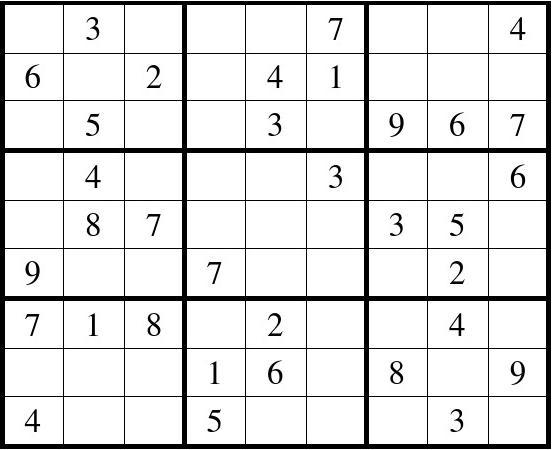
#> input picture Stage10/img.jpg, 552 x 450 px
$ jupyter execute '特征点检测与匹配.ipynb'
#> lines starting #> are read from the running program, lines starting #| are printed output that depends on the picture; after the words box and inside, x2 and y2 are one past the last pixel; in counts of white or black regions, pixels touching at a corner belong together
### Harris角点检测

[cell 1]
import cv2
import numpy as np

img = cv2.imread('./img.jpg')
#> img is the input picture: shape (450, 552, 3); min 0, max 255, mean 225.8

# 变成灰度图片
gray = cv2.cvtColor(img, cv2.COLOR_RGB2GRAY)

# 角点检测
dst = cv2.cornerHarris(gray, blockSize=2, ksize=3, k=0.04)
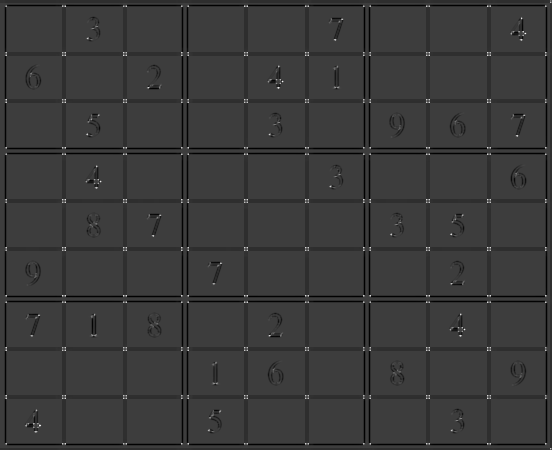
#> dst: shape (450, 552) float32; min -0.04, max 0.125, mean -0.0021; drawn with min black and max white
# [7 lines of commented-out code are left out]
img[dst > (0.2 * dst.max())] = [0, 0, 255]
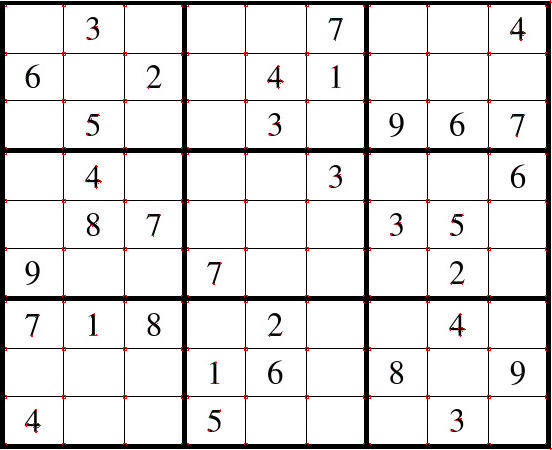
#> img: shape (450, 552, 3); 0.51% of pixels changed, all inside (x1, y1, x2, y2) = (5, 0, 552, 450)

cv2.imshow('img', img)

cv2.waitKey(0)
cv2.destroyAllWindows()

### shi-Tomasi角点检测

[cell 2]
import cv2
import numpy as np

img = cv2.imread('./img.jpg')

gray = cv2.cvtColor(img, cv2.COLOR_BGRA2GRAY)

corners = cv2.goodFeaturesToTrack(gray, maxCorners=0, qualityLevel=0.01, minDistance=10)
#> corners = 198 rows, first 8: [35, 431], [520, 39], [277, 87], [187, 248], [187, 200], [95, 187], [427, 153], [488, 295]
# print(corners)

corners = np.int0(corners)
# img[dst>0.01 * dst.max()]

# 画出角点
for i in corners:
    x, y = i.ravel()
    cv2.circle(img, (x, y), 3, (0, 255, 0), -1)
#> this loop made 198 passes
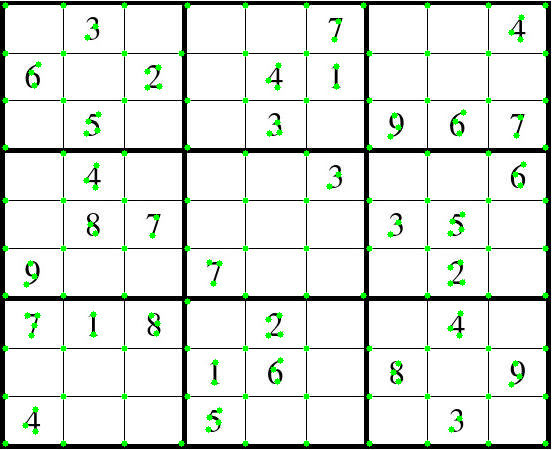
#> img: shape (450, 552, 3); 2.31% of pixels changed, all inside (x1, y1, x2, y2) = (2, 2, 549, 447)

cv2.imshow('Shi-Tomasi', img)

cv2.waitKey(0)
cv2.destroyAllWindows()

### sift算法使用

[cell 3]
import cv2
import numpy as np

img = cv2.imread('./img.jpg')

gray = cv2.cvtColor(img, cv2.COLOR_BGRA2GRAY)

# 创建sift对象
sift = cv2.SIFT_create()

# 进行检测
kp = sift.detect(gray)
#> kp = 317 keypoints; strongest (x, y, size): (452, 234, 2.4), (331, 186, 2.2), (452, 430, 2.2), (278, 86, 1.8)
print(kp)
#> (printed output is left out)

# 绘制关键点
cv2.drawKeypoints(gray, kp, img)

cv2.imshow('img', img)

cv2.waitKey(0)
cv2.destroyAllWindows()

### 计算描述值

[cell 4]
import cv2
import numpy as np

img = cv2.imread('./img.jpg')

gray = cv2.cvtColor(img, cv2.COLOR_BGRA2GRAY)

# 创建sift对象
sift = cv2.SIFT_create()

# 进行检测
kp = sift.detect(gray)

# 计算描述子
kp, des = sift.compute(gray, kp)
print(len(kp))
print(type(des))
print(des.shape)
print(des[0])

# 绘制关键点
cv2.drawKeypoints(gray, kp, img)
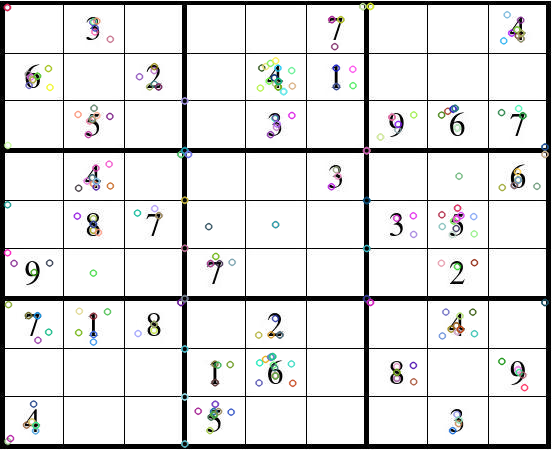
#> img: shape (450, 552, 3); mean B, G, R 224.4, 224.4, 224.4

cv2.imshow('img', img)

cv2.waitKey(0)
cv2.destroyAllWindows()
